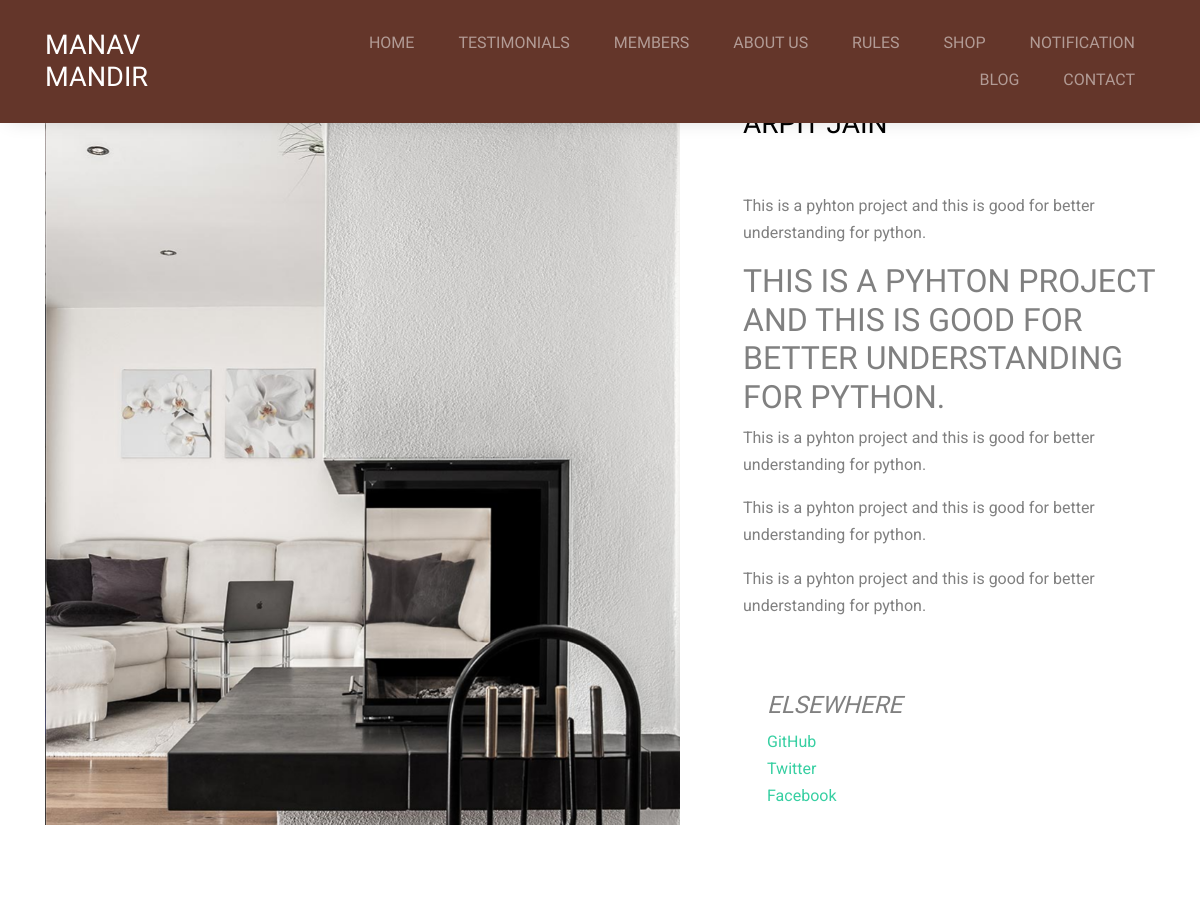
/blog/blogpost/1 (upper part), run on an earlier commit of the app's database.
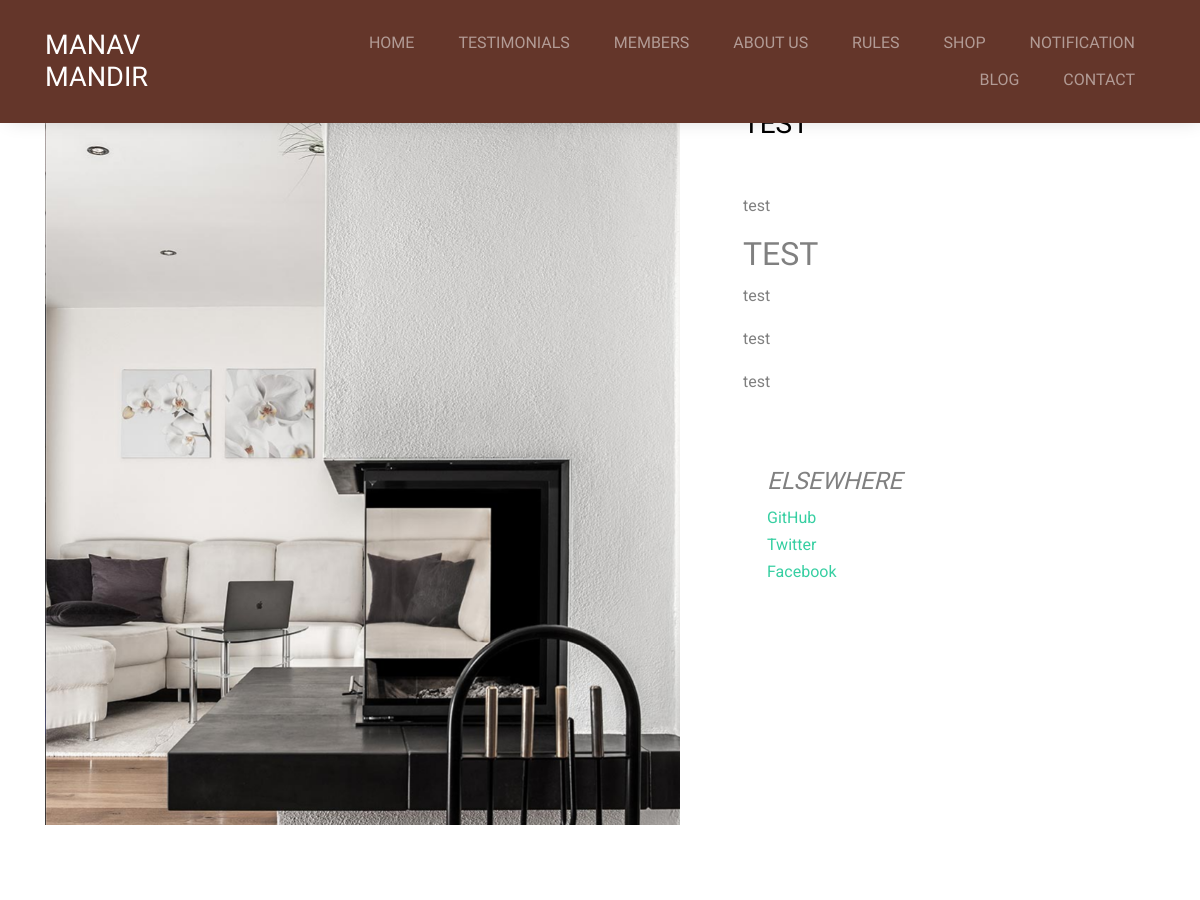
And on a later commit of the database.
### blog/models.py (models this page shows, shortened)
class Blogpost(models.Model):
    post_id = models.AutoField(primary_key=True)
    title = models.CharField(max_length=50)
    head0 = models.CharField(max_length=500, default="")
    chead0 = models.CharField(max_length=5000, default="")
    head1 = models.CharField(max_length=500, default="")
    chead1 = models.CharField(max_length=5000, default="")
    head2 = models.CharField(max_length=500, default="")
    chead2 = models.CharField(max_length=5000, default="")
    pub_date = models.DateField()
    thumbnail = models.ImageField(upload_to='shop/images', default="")

### blog/views.py (the view)
# urls.py: path("blogpost/<int:id>", views.blogpost, name="blogHome")
def blogpost(request, id):
    post = Blogpost.objects.filter(post_id = id)[0]
    return render(request, 'blog/blogpost.html',
                  {'post':post})

### blog/templates/blog/blogpost.html (shortened to what this page needs)
{% extends 'blog/main.html' %}
{% load static %}
{% block body %}
      <div class="site-section" id="property-details">
        <div class="container">
          <div class="row">
            <div class="col-lg-7">
              <div class="owl-carousel slide-one-item with-dots">
                <div><img src="{% static 'images/property_1.jpg' %}" alt="Image" class="img-fluid"></div>
              </div>
            </div>
            <div class="col-lg-5 pl-lg-5 ml-auto">
              <div class="mb-5">
                <h3 class="text-black mb-4">{{post.title}}</h3>
                <div class="fb-like" data-href="http://127.0.0.1:8000/blog/blogpost/{{post.post_id}}" data-layout="standard" data-action="like" data-size="large" data-show-faces="false" data-share="true"></div><br>
                <p>{{post.chead0}}</p>
                <h2>{{post.head1}}</h2>
                <p>{{post.chead1}}</p>
                <p>{{post.head2}}</p>
                <p>{{post.chead2}}</p>
              </div>
              <div class="p-4">
                  <h4 class="font-italic">Elsewhere</h4>
                  <ol class="list-unstyled">
                      <li><a href="#">GitHub</a></li>
                      <li><a href="#">Twitter</a></li>
                      <li><a href="#">Facebook</a></li>
                  </ol>
              </div>
            </div>
          </div>
          <p><a href="#" class="btn btn-primary">Buy Property</a></p></div>
        </div>
      </div>
    {% endblock %}

### blog/templates/blog/main.html (shortened to what this page needs)
{% load static %}
<!DOCTYPE html>
<html lang="en">
  <head>
    <link rel="stylesheet" href="https://stackpath.bootstrapcdn.com/bootstrap/4.2.1/css/bootstrap.min.css">
    <link rel="stylesheet" href="{% static 'fonts/icomoon/style.css' %}">
    <link rel="stylesheet" href="{% static 'css/bootstrap.min.css' %}">
    <link rel="stylesheet" href="{% static 'css/jquery-ui.css' %}">
    <link rel="stylesheet" href="{% static 'css/owl.carousel.min.css' %}">
    <link rel="stylesheet" href="{% static 'css/owl.theme.default.min.css' %}">
    <link rel="stylesheet" href="{% static 'css/owl.theme.default.min.css' %}">
    <link rel="stylesheet" href="{% static 'css/jquery.fancybox.min.css' %}">
    <link rel="stylesheet" href="{% static 'css/bootstrap-datepicker.css' %}">
    <link rel="stylesheet" href="{% static 'fonts/flaticon/font/flaticon.css' %}">
    <link rel="stylesheet" href="{% static 'css/aos.css' %}">
    <link rel="stylesheet" href="{% static 'css/style.css' %}">
  </head>
  <body data-spy="scroll" data-target=".site-navbar-target" data-offset="300">
  <div class="site-wrap">
    <header class="site-navbar py-4 js-sticky-header site-navbar-target" role="banner">
      <div class="container">
        <div class="row align-items-center">
          <div class="col-6 col-xl-2">
            <h1 class="mb-0 site-logo m-0 p-0"><a href="index.html" class="mb-0">Manav Mandir</a></h1>
          </div>
          <div class="col-12 col-md-10 d-none d-xl-block">
             <nav class="site-navigation position-relative text-right" role="navigation">
              <ul class="site-menu main-menu js-clone-nav mr-auto d-none d-lg-block">
                <li><a href="/" class="nav-link">Home</a></li>
                <li><a href="index.html#properties-section" class="nav-link">Testimonials</a></li>
                <li><a href="index.html#agents-section" class="nav-link">Members</a></li>
                <li>
                  <a class="nav-link" href="/about">About Us</a>
                </li>
          <li><a href="/rules" class="nav-link">Rules</a></li>
          <li><a class="/shop" href="/shop">Shop</a></li>
          <li><a href="/notifications" class="nav-link">Notification</a></li>
          <li><a class="nav-link" href="/blog">Blog</a></li>
          <li><a class="nav-link" href="/shop/contact">Contact</a></li>
              </ul>
            </nav>
          </div>
        </div>
      </div>
    </header>
    <div>
    </div>
     {% block body %} {% endblock %}
  </body>
</html>

### blog/static/css/style.css (style rules this page uses)
html { overflow-x: hidden; }
body { line-height: 1.7; color: gray; font-weight: 400; font-size: 1rem; }
a { -webkit-transition: .3s all ease; -o-transition: .3s all ease; transition: .3s all ease; }
h1, h2, h3, h4, h5, .h1, .h2, .h3, .h4, .h5 { font-family: "Oswald", sans-serif; font-weight: 300 !important; text-transform: uppercase; }
.text-black { color: #000 !important; }
.site-wrap:before { display: none; -webkit-transition: .3s all ease-in-out; -o-transition: .3s all ease-in-out; transition: .3s all ease-in-out; background: rgba(0, 0, 0, 0.6); content: ""; position: absolute; z-index: 2000; top: 0; left: 0; right: 0; bottom: 0; opacity: 0; visibility: hidden; }
.site-section { padding: 2.5em 0; }
@media (min-width: 768px) { .site-section { padding: 5em 0; } }
.site-navbar { margin-bottom: 0px; z-index: 1999; position: absolute; width: 100%; }
.site-navbar ul { font-family: "Oswald", sans-serif; text-transform: uppercase; font-weight: 300; }
.site-navbar .site-logo { position: relative; left: 0; font-size: 1.7rem; font-weight: 900; text-transform: uppercase; font-family: "Oswald", sans-serif; }
.site-navbar .site-logo a { color: #fff; }
.site-navbar .site-navigation .site-menu { margin-bottom: 0; }
.site-navbar .site-navigation .site-menu a { text-decoration: none !important; display: inline-block; }
.site-navbar .site-navigation .site-menu > li { display: inline-block; }
.site-navbar .site-navigation .site-menu > li > a { padding: 5px 20px; color: rgba(255, 255, 255, 0.5); display: inline-block; text-decoration: none !important; }
.site-mobile-menu .site-nav-wrap { padding: 0; margin: 0; list-style: none; position: relative; }
.site-mobile-menu .site-nav-wrap a { padding: 10px 20px; display: block; position: relative; color: #212529; }
.site-mobile-menu .site-nav-wrap li { position: relative; display: block; }
.site-mobile-menu .site-nav-wrap > li { display: block; position: relative; float: left; width: 100%; }
.site-mobile-menu .site-nav-wrap > li > a { padding-left: 20px; font-size: 20px; }
.position-relative { position: relative; }

### blog/templates/blog/main.html (style rules this page uses)
.site-navbar { position: fixed; background: #64362A; border-bottom: 1px solid transparent; box-shadow: 4px 0 20px -5px rgba(0, 0, 0, 0.2); }

What changed in the data, as far as the page shows it:
changed Blogpost: title "ARPIT JAIN" → "TEST"; chead0 "This is a pyhton project and this is good for better understanding for python." → "test"; head1 "THIS IS A PYHTON PROJECT AND THIS IS GOOD FOR BETTER UNDERSTANDING FOR PYTHON." → "TEST"; chead1 "This is a pyhton project and this is good for better understanding for python." → "test"; head2 "This is a pyhton project and this is good for better understanding for python." → "test"; chead2 "This is a pyhton project and this is good for better understanding for python." → "test"
